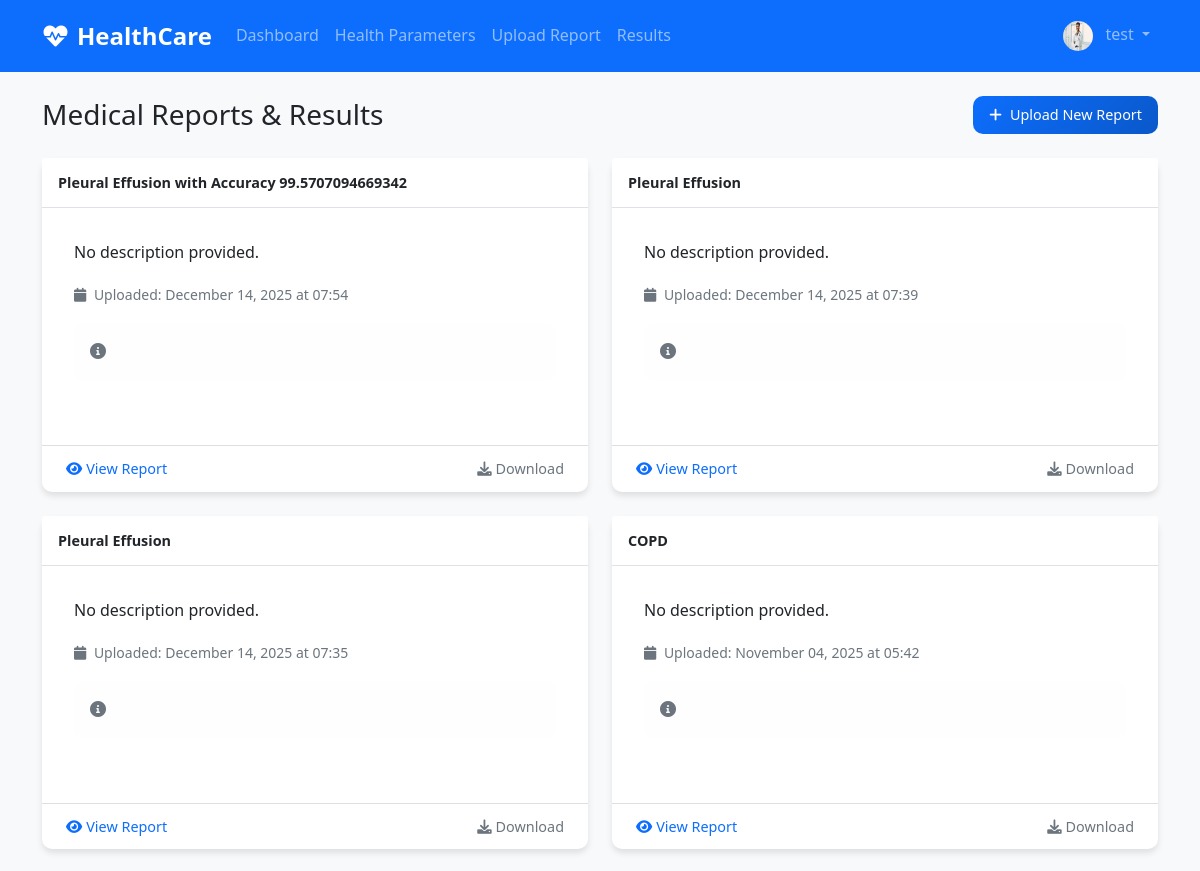
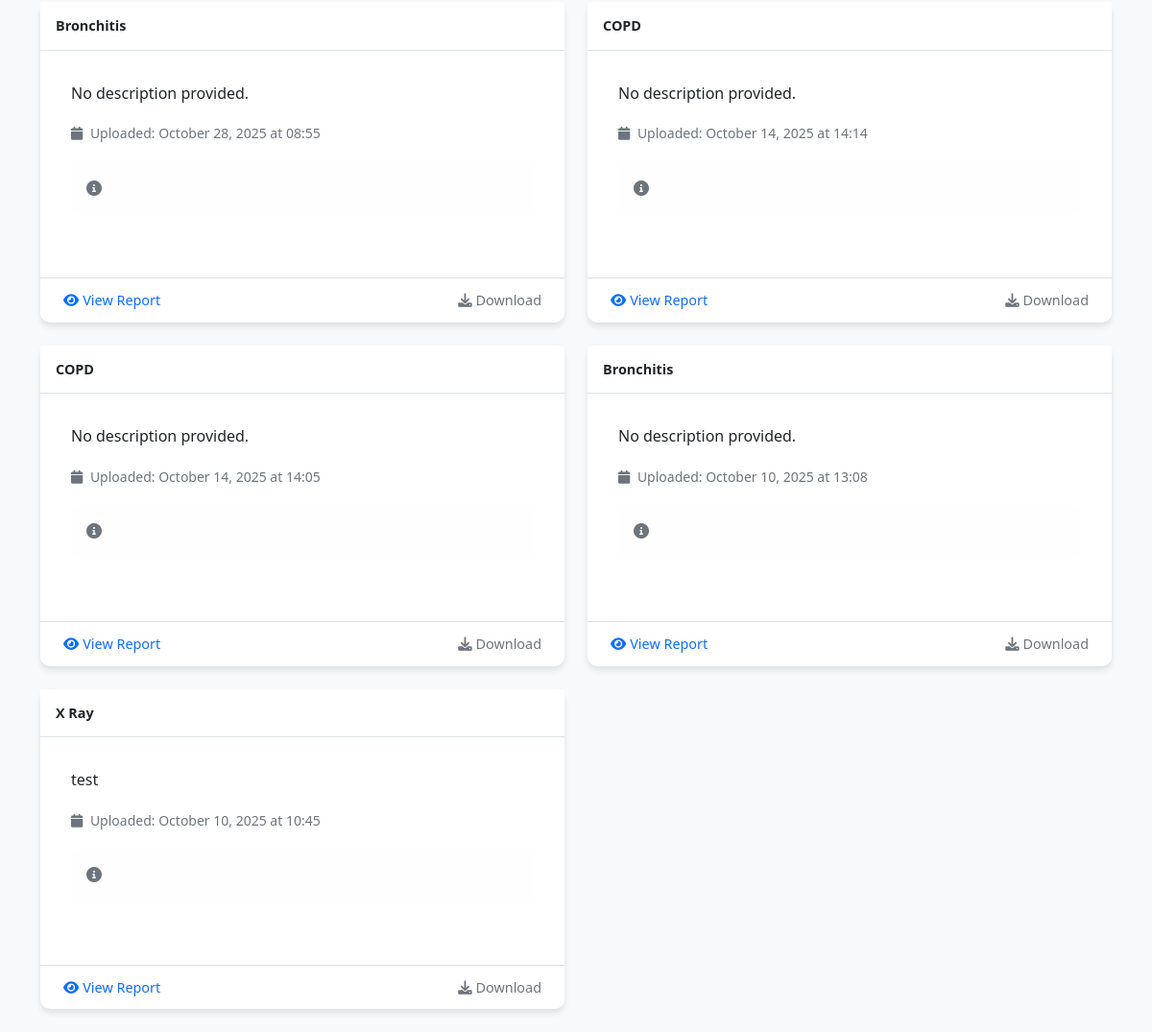
The page /results (signed in) on the database its author committed (2 pictures, top to bottom).
### models.py (models this page shows, shortened)
class User(UserMixin, db.Model):
    __tablename__ = 'user'
    id = db.Column(db.Integer, primary_key=True)
    name = db.Column(db.String(100), nullable=False)
    email = db.Column(db.String(100), unique=True, nullable=False)
    phone = db.Column(db.String(15), nullable=False)
    gender = db.Column(db.String(10), nullable=False)
    age = db.Column(db.Integer, nullable=False)
    blood_group = db.Column(db.String(5), nullable=False)
    address = db.Column(db.Text, nullable=False)
    profile_pic = db.Column(db.String(200), default='default.jpg')
    password_hash = db.Column(db.String(200), nullable=False)
    created_at = db.Column(db.DateTime, default=datetime.utcnow)
    health_parameters = db.relationship('HealthParameter', backref='user', lazy=True, cascade='all, delete-orphan')
    reports = db.relationship('MedicalReport', backref='user', lazy=True, cascade='all, delete-orphan')

class MedicalReport(db.Model):
    __tablename__ = 'medical_report'
    id = db.Column(db.Integer, primary_key=True)
    user_id = db.Column(db.Integer, db.ForeignKey('user.id'), nullable=False)
    title = db.Column(db.String(200), nullable=False)
    description = db.Column(db.Text)
    file_path = db.Column(db.String(300), nullable=False)
    uploaded_at = db.Column(db.DateTime, default=datetime.utcnow)
    results = db.Column(db.Text)  # Doctor's analysis or results
    status = db.Column(db.String(20), default='pending')  # pending, reviewed, completed

### app.py (the view)
    @app.route('/results')
    @login_required
    def results():
        reports = MedicalReport.query.filter_by(user_id=current_user.id)\
            .order_by(MedicalReport.uploaded_at.desc()).all()
        return render_template('results.html', reports=reports)

### templates/results.html (shortened to what this page needs)
{% extends "base.html" %}
{% block content %}
<div class="row">
    <div class="col-12">
        <div class="d-flex justify-content-between align-items-center mb-4">
            <h1 class="h3 mb-0">Medical Reports & Results</h1>
            <a href="{{ url_for('upload_report') }}" class="btn btn-primary">
                <i class="fas fa-plus me-2"></i>Upload New Report
            </a>
        </div>
        {% if reports %}
        <div class="row">
            {% for report in reports %}
            <div class="col-lg-6 mb-4">
                <div class="card h-100">
                    <div class="card-header d-flex justify-content-between align-items-center">
                        <h6 class="card-title mb-0">{{ report.title }}</h6>
                    </div>
                    <div class="card-body">
                        <p class="card-text">{{ report.description or 'No description provided.' }}</p>
                        <div class="mb-3">
                            <small class="text-muted">
                                <i class="fas fa-calendar me-1"></i>
                                Uploaded: {{ report.uploaded_at.strftime('%B %d, %Y at %H:%M') }}
                            </small>
                        </div>
                        {% if report.results %}
                        <div class="alert alert-info">
                            <h6 class="alert-heading">Results/Analysis:</h6>
                            <p class="mb-0">{{ report.results }}</p>
                        </div>
                        {% else %}
                        <div class="alert alert-light">
                            <p class="mb-0 text-muted">
                                <i class="fas fa-info-circle me-1"></i>
                            </p>
                        </div>
                        {% endif %}
                    </div>
                    <div class="card-footer bg-transparent">
                        <div class="d-flex justify-content-between align-items-center">
                            <a href="/report"
                               class="btn btn-outline-primary btn-sm" target="_blank">
                                <i class="fas fa-eye me-1"></i>View Report
                            </a>
                            <a href="{{ url_for('static', filename='uploads/reports/' + report.file_path) }}"
                               class="btn btn-outline-secondary btn-sm" download>
                                <i class="fas fa-download me-1"></i>Download
                            </a>
                        </div>
                    </div>
                </div>
            </div>
            {% endfor %}
        </div>
        {% endif %}
    </div>
</div>
{% endblock %}

### templates/base.html (shortened to what this page needs)
<!DOCTYPE html>
<html lang="en">
<head>
    <link href="https://cdn.jsdelivr.net/npm/bootstrap@5.1.3/dist/css/bootstrap.min.css" rel="stylesheet">
    <link href="https://cdnjs.cloudflare.com/ajax/libs/font-awesome/6.0.0/css/all.min.css" rel="stylesheet">
    <link href="{{ url_for('static', filename='css/style.css') }}" rel="stylesheet">
</head>
<body>
    <nav class="navbar navbar-expand-lg navbar-dark bg-primary">
        <div class="container">
            <a class="navbar-brand" href="{{ url_for('dashboard') }}">
                <i class="fas fa-heartbeat"></i> HealthCare
            </a>
            <div class="collapse navbar-collapse" id="navbarNav">
                {% if current_user.is_authenticated %}
                <ul class="navbar-nav me-auto">
                    <li class="nav-item">
                        <a class="nav-link" href="{{ url_for('dashboard') }}">Dashboard</a>
                    </li>
                    <li class="nav-item">
                        <a class="nav-link" href="{{ url_for('health_parameters') }}">Health Parameters</a>
                    </li>
                    <li class="nav-item">
                        <a class="nav-link" href="{{ url_for('upload_report') }}">Upload Report</a>
                    </li>
                    <li class="nav-item">
                        <a class="nav-link" href="{{ url_for('results') }}">Results</a>
                    </li>
                </ul>
                <ul class="navbar-nav">
                    <li class="nav-item dropdown">
                        <a class="nav-link dropdown-toggle" href="#" id="navbarDropdown" role="button" data-bs-toggle="dropdown">
                            <img src="{{ url_for('static', filename='uploads/profiles/' + current_user.profile_pic) }}"
                                 class="rounded-circle me-2" width="30" height="30">
                            {{ current_user.name }}
                        </a>
                    </li>
                </ul>
                {% endif %}
            </div>
        </div>
    </nav>
    <div class="container mt-4">
        {% block content %}{% endblock %}
    </div>
</body>
</html>

### static/css/style.css (style rules this page uses)
:root { --primary-color: #0d6efd; --secondary-color: #6c757d; --success-color: #198754; --danger-color: #dc3545; --warning-color: #ffc107; --info-color: #0dcaf0; --light-color: #f8f9fa; --dark-color: #212529; --border-radius: 10px; --box-shadow: 0 4px 6px rgba(0, 0, 0, 0.1); --transition: all 0.3s ease; }
* { margin: 0; padding: 0; box-sizing: border-box; }
body { background-color: #f8f9fa; font-family: 'Segoe UI', Tahoma, Geneva, Verdana, sans-serif; line-height: 1.6; font-size: 14px; }
h1 { font-size: 1.75rem; }
h6 { font-size: 0.9rem; }
.navbar { padding: 0.75rem 0; }
.navbar-brand { font-weight: bold; font-size: 1.25rem; display: flex; align-items: center; gap: 0.5rem; }
.navbar-nav .nav-link { padding: 0.5rem 1rem; font-weight: 500; }
.card { border: none; border-radius: var(--border-radius); box-shadow: var(--box-shadow); margin-bottom: 1rem; transition: var(--transition); }
.card-header { background: white; border-bottom: 1px solid #dee2e6; padding: 1rem; font-weight: 600; }
.card-body { padding: 1rem; }
.card-title { margin-bottom: 0.5rem; font-weight: 600; }
.btn { border-radius: var(--border-radius); font-weight: 500; padding: 0.5rem 1rem; font-size: 0.875rem; border: none; transition: var(--transition); }
.btn-sm { padding: 0.25rem 0.5rem; font-size: 0.75rem; }
.btn-primary { background: linear-gradient(135deg, var(--primary-color), #0a58ca); }
.alert { border-radius: var(--border-radius); border: none; padding: 1rem; margin-bottom: 1rem; }
.mb-3 { margin-bottom: 1.5rem; }
.mb-4 { margin-bottom: 2rem; }
.mt-4 { margin-top: 2rem; }
@media (min-width: 576px) { body { font-size: 15px; } }
@media (min-width: 576px) { .card-body { padding: 1.25rem; } }
@media (min-width: 576px) { .btn { font-size: 0.9rem; } }
@media (min-width: 576px) { h1 { font-size: 2rem; } }
@media (min-width: 768px) { body { font-size: 16px; } }
@media (min-width: 768px) { .navbar-brand { font-size: 1.5rem; } }
@media (min-width: 768px) { .card-body { padding: 1.5rem; } }
@media (min-width: 992px) { .container { max-width: 960px; } }
@media (min-width: 992px) { .card-body { padding: 2rem; } }
@media (min-width: 1200px) { .container { max-width: 1140px; } }

### rows shown on the page
User: profile_pic (picture), name "test"
MedicalReport: title "Pleural Effusion with Accuracy 99.5707094669342", description "No description provided.", uploaded_at "December 14, 2025 at 07:54"
MedicalReport: title "Pleural Effusion", description "No description provided.", uploaded_at "December 14, 2025 at 07:39"
MedicalReport: title "Pleural Effusion", description "No description provided.", uploaded_at "December 14, 2025 at 07:35"
MedicalReport: title "COPD", description "No description provided.", uploaded_at "November 04, 2025 at 05:42"
MedicalReport: title "Bronchitis", description "No description provided.", uploaded_at "October 28, 2025 at 08:55"
MedicalReport: title "COPD", description "No description provided.", uploaded_at "October 14, 2025 at 14:14"
MedicalReport: title "COPD", description "No description provided.", uploaded_at "October 14, 2025 at 14:05"
MedicalReport: title "Bronchitis", description "No description provided.", uploaded_at "October 10, 2025 at 13:08"
MedicalReport: title "X Ray", description "test", uploaded_at "October 10, 2025 at 10:45"
